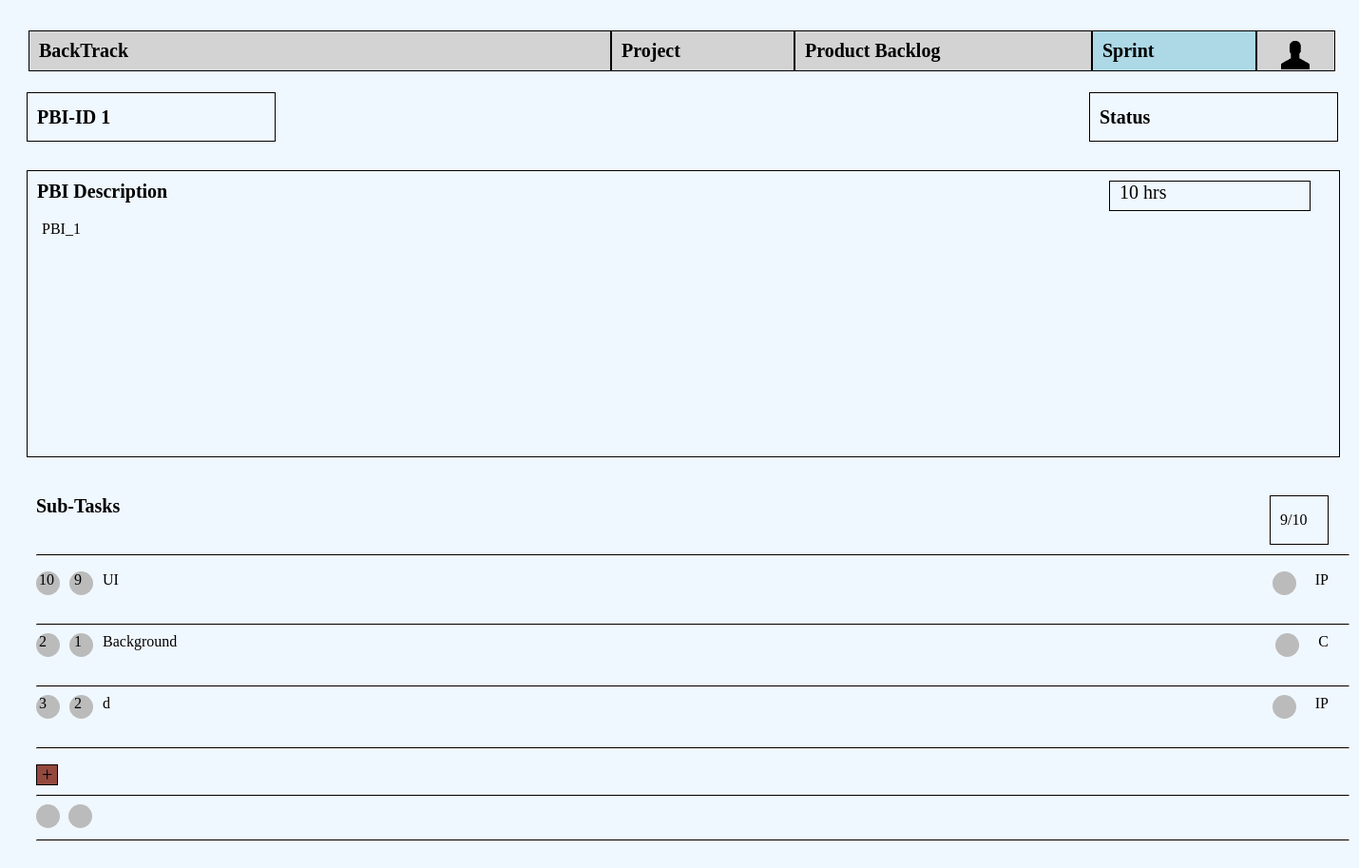
Page /sprints/pbi1 on the committed database.
### sprints/models.py (models this page shows, shortened)
class PBI(models.Model):
    description=models.CharField(max_length=200)
    id=models.AutoField(primary_key=True)
    STATUS=(('NS','Not started'),('IP','In progress'),('C','Complete'))
    status=models.CharField(max_length=10,choices=STATUS, default='IP')
    sprint=models.ForeignKey(SprintBacklog, null=True,on_delete=models.SET_NULL)
    estimated_efforts = models.IntegerField(null=True)
    objects = models.Manager()

class SubTask(models.Model):
    title=models.CharField(max_length=200)
    id=models.AutoField(primary_key=True)
    task=models.ForeignKey(Task, on_delete=models.CASCADE,null=True)
    pbi=models.ForeignKey(PBI, on_delete=models.CASCADE,related_name="SubTask",default=0)
    initialEstimatedEffort = models.IntegerField(null=True)
    remaining_efforts = models.IntegerField(null=True)
    Developers = models.ManyToManyField(Developer,  null=True)
    STATUS=(('NS','Not started'),('IP','In progress'),('C','Complete'))
    status=models.CharField(max_length=10,choices=STATUS, default='IP')

### sprints/views.py (the view)
# urls.py: path('pbi<int:pbi>',views.SprintBackLogsManagement.as_view(), name='sprintBacklogs'),
class SprintBackLogsManagement(TemplateView):
    template_name = "sprints/sprintBacklogs.html"
    def get_context_data(self, **kwargs):
        pbi=self.kwargs['pbi']
        context = super().get_context_data(**kwargs)
        context['task_list']=Task.objects.filter(pbi__pk=pbi)
        context['pbi']=PBI.objects.get(pk=pbi)
        context['subtask_list']=SubTask.objects.filter(pbi__pk=pbi)
        context['pbiID']=pbi
        return context

### templates/sprints/sprintBacklogs.html (shortened to what this page needs)
{% extends 'base.html' %}
{% block content %}
<div id="outside">
    <div id="PBI_ID">PBI-ID {{pbi.id}}</div>
    <div id="Status">Status</div>
    <div id="PBI_Desc">
        <div class="title">PBI Description </div>
        <div id="estimatedEffort">{{pbi.estimated_efforts}} hrs</div>
        <div class="description">{{pbi.description}}</div>
    </div>
    <div id="subTaskList">
        <div class="title">Sub-Tasks</div>
        <div id="completionrate">9/10</div>
        <hr>
        <ul>
            {% for subtask in subtask_list %}
            <li>
                <span class="initEsti circle" style="float:left;"> <span style="margin-left:3px;">{{subtask.initialEstimatedEffort}}</span></span>
                <span class="remainEsti circle"style="float:left;"> <span style="margin-left:5px;">{{subtask.remaining_efforts}}</span></span>
                <div style="float:left;">{{subtask.title}}</div>
                <div style="float:right; ">{{subtask.status}}</div>
                <div style="float:right;" >
                    <div class="circle" onclick="pplBtnOnClick(event)"></div>
                </div>
            </li>
            <hr>
            {% endfor %}
        </ul>
        <div>
            <div id="addBtn" onclick="addBtnOnclick()">+</div>
        </div>
        <hr>
        <div id="total" onload="calculate()">
            <span class="initEsti circle"></span>
            <span class="remainEsti circle"></span>
        </div>
        <hr>
    </div>
</div>
{% endblock %}

### templates/sprints/sprintBacklogs.html (style rules this page uses)
#outside { width:1380px; height: auto; margin-left: 20px; margin-top: 10px; }
#PBI_ID { float:left; width: 250px; height: 50px; font-size: 20px; padding-left:10px; margin-top:10px; margin-bottom: 30px; line-height: 50px; border: 1px black solid; font-weight: bold; }
#Status { float:right; width: 250px; height: 50px; font-size: 20px; padding-left:10px; margin-top:10px; margin-bottom: 30px; line-height: 50px; border: 1px black solid; font-weight: bold; }
#PBI_Desc { width:1380px; height:300px; overflow: auto; border: 1px black solid; margin-bottom: 30px; }
.description { float:left; width:1340px; margin-left:15px; }
.title { font-weight: bold; font-size: 20px; width: 200px; margin: 10px; float:left; }
#estimatedEffort { font-size: 20px; float: right; margin:10px; margin-right:30px; padding-left:10px; width: 200px; height: 30px; border: 1px black solid; }
#subTaskList { width:1380px; height:auto; margin-bottom: 30px; }
#completionrate { float:right; width: 50px; height: 40px; padding-left:10px; padding-top: 10px; line-height: 30px; margin:10px; border: 1px black solid; }
hr { margin-left:10px; border-top:1px solid; width:1380px; }
.circle { height: 25px; width: 25px; background-color: #bbb; border-radius: 50%; display: inline-block; overflow: auto; margin-right:5px; font-style: white; }
#addBtn { height:20px; float:left; border: 1px black solid; margin-left: 10px; margin-bottom: 10px; padding-left: 5px; padding-right: 5px; font-size: 20px; line-height: 20px; background-color:rgb(148, 73, 63); }
ul { padding-inline-start: 0px; }
li { margin-left:10px; list-style:none; }
ul li div { margin-left: 5px; margin-right:10px; margin-bottom: 15px; }
li .remainEsti { margin-left:5px; }
#total { margin-left: 10px; }

### rows in the picture
PBI: id "1", estimated_efforts "10", description "PBI_1"
SubTask: initialEstimatedEffort "10", remaining_efforts "9", title "UI", status "IP"
SubTask: initialEstimatedEffort "2", remaining_efforts "1", title "Background", status "C"
SubTask: initialEstimatedEffort "3", remaining_efforts "2", title "d", status "IP"
